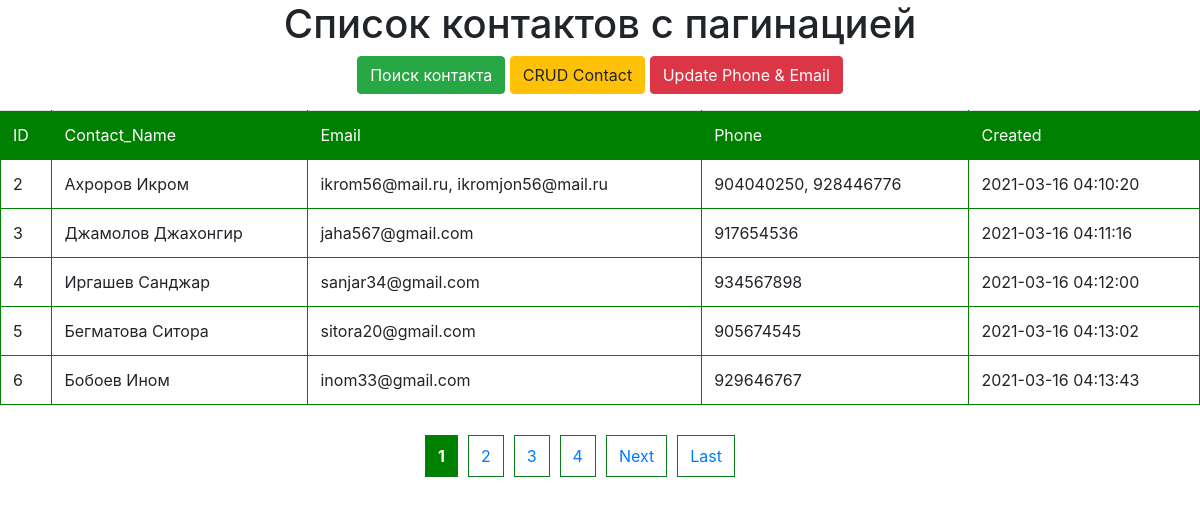
The page / on the database its author committed.
### tables this page shows
CREATE TABLE `contacts` (
  `id` int(11) NOT NULL,
  `c_name` varchar(127) NOT NULL,
  `picture` varchar(127) NOT NULL,
  `email` varchar(127) NOT NULL,
  `phone` varchar(127) NOT NULL,
  `created` datetime NOT NULL,
  `updated` datetime NOT NULL
);

### index.php (the view, shortened to what this page needs)
<?php
    $connect = mysqli_connect('localhost','root','','contact');
?>
<!DOCTYPE html>
<html lang="en">
<head>
    <link rel="stylesheet" href="styles/style.css">
    <link rel="stylesheet" href="styles/bootstrap.css">
</head>
<body>
    <h1 align="center">Список контактов с пагинацией</h1>
      <p align="center">
         <a href="search.php" class="btn btn-success">Поиск контакта</a>
         <a href="create_contact.php" class="btn btn-warning">CRUD Contact</a>
         <a href="create_contact_tel_email.php" class="btn btn-danger">Update Phone & Email</a>
      </p>
        <table class="table">
           <tr class="or">
                <td> ID </td>
                <td> Contact_Name </td>
                <td>Email </td>
                <td>Phone </td>
                <td>Created </td>
          </tr>
          <tr>
                <?php
                if (isset($_GET['page'])) {
                    $page = $_GET['page'];
                }
                else{
                    $page = 1;
                }
                if ($page == '' ||  $page == 1) {
                    $page1 = 0;
                }
                else{
                    $page1 = ($page*5)-5;
                }
                $sql = 'SELECT * FROM `contacts` ORDER BY id ASC LIMIT ' .$page1. ', 5 ';
                $data = $connect->query($sql);
                while($row = $data->fetch_assoc()){
                ?>
                    <td> <?php echo $row['id'] ?> </td>
                    <td> <?php echo $row['c_name'] ?> </td>
                    <td> <?php echo $row['email'] ?> </td>
                    <td> <?php echo $row['phone'] ?> </td>
                    <td> <?php echo $row['created'] ?> </td>
            </tr>
            <?php
                }
            ?>
        </table>
        <?php
         $sql = 'SELECT * FROM `contacts`';
         $data = $connect->query($sql);
         $records = $data->num_rows;
         $records_pages =  $records/5;
         $records_pages = ceil($records_pages);
         $next = $page+1;
             echo '<div class="pagination">';
             if($records_pages >=2){
             for($r=1; $r <= $records_pages; $r++){
                 $active = $r == $page ? 'class="active"' : '';
                 echo '<li><a href="?page='.$r.'" '.$active.'>'.$r.'</a></li>';
               }
             }
             if ($next <= $records_pages && $records_pages >= 2) {
            echo '<li><a href="?page='.$next.'">Next</a></li>';
             }
             if($page != $records_pages && $records_pages >=2){
            echo '<li><a href="?page='.$records_pages.'">Last</a></li>';
              }
         echo '</div>';
        ?>
</body>
</html>

### styles/style.css (style rules this page uses)
h1 { text-align:center; }
div { margin-left:35%; }
.pagination { margin-top:30px; }
.pagination li { display:inline-block; margin: 0 5px; }
.pagination li a { display:inline-block; padding: 8px 12px; border:1px solid rgb(8, 122, 23); }
.pagination li a.active { font-weight:bold; background:green; color: #FFF; }
.or:first-child { background-color: green; color: #FFF; }
table, tr, td, thead { border: 1px solid green; border-collapse: collapse; padding: 5px; }

### rows shown on the page
contacts: id "2", c_name "Ахроров Икром", email "ikrom56@mail.ru, ikromjon56@mail.ru", phone "904040250, 928446776", created "2021-03-16 04:10:20"
contacts: id "3", c_name "Джамолов Джахонгир", email "jaha567@gmail.com", phone "917654536", created "2021-03-16 04:11:16"
contacts: id "4", c_name "Иргашев Санджар", email "sanjar34@gmail.com", phone "934567898", created "2021-03-16 04:12:00"
contacts: id "5", c_name "Бегматова Ситора", email "sitora20@gmail.com", phone "905674545", created "2021-03-16 04:13:02"
contacts: id "6", c_name "Бобоев Ином", email "inom33@gmail.com", phone "929646767", created "2021-03-16 04:13:43"
